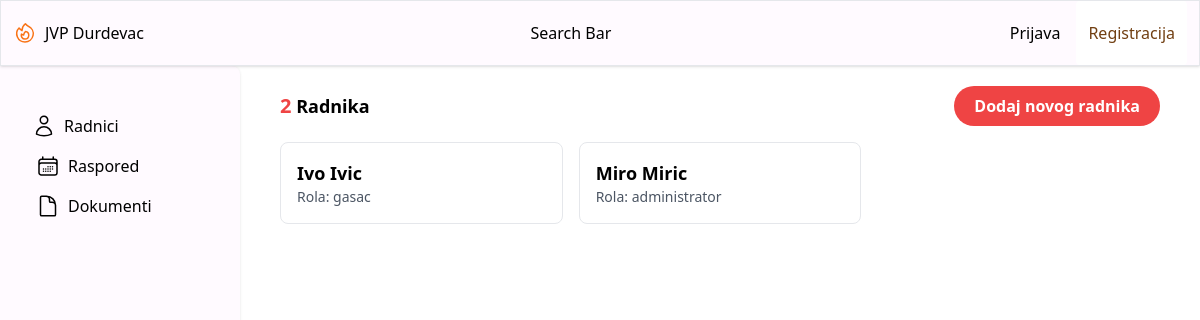
Before: /radnici/ with the older database file.
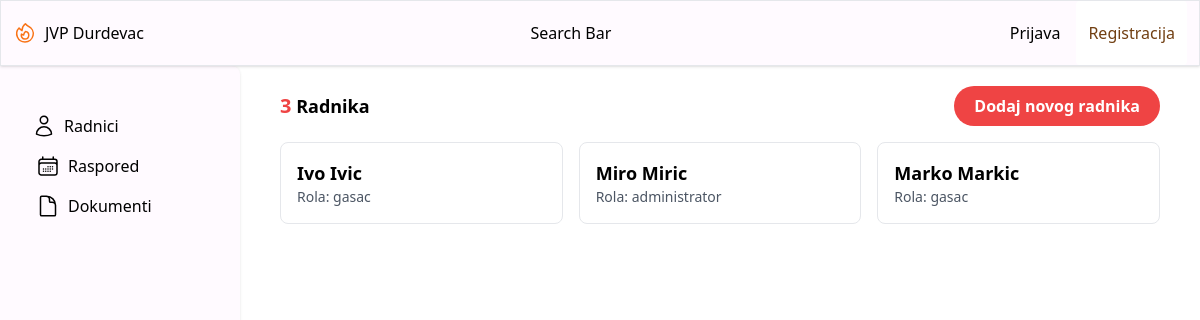
After: the same page with the newer database file.
### scheduler/models.py (models this page shows, shortened)
class Employee(models.Model):
    name = models.CharField(max_length=100)
    surname = models.CharField(max_length=100)
    role = models.CharField(max_length=100)
    group = models.CharField(max_length=100)

### scheduler/views.py (the view)
# urls.py: path('radnici/', radnici, name='radnici'),
def radnici(request):
    employees = Employee.objects.all()
    if request.method == 'POST':
        form = UserRegisterForm(request.POST)
        if form.is_valid():
            user = form.save()
            login(request, user)
            return redirect('landingPage')
    else:
        form = UserRegisterForm()
    context = {
        'form': form,
        'employees': employees,
    }
    return render(request, 'scheduler/radnici.html', context)

### scheduler/templates/scheduler/radnici.html (shortened to what this page needs)
{% extends "base.html" %}
{% block content %}
<body>
    <div class="flex justify-between items-center mb-4">
        <h2 class="text-lg font-semibold"><span class="text-xl text-red-500">{{ employees.count }}</span> Radnika</h2>
        <button class="modal-open bg-red-500 hover:bg-red-700 text-white font-bold py-2 px-5 rounded-full">Dodaj novog
            radnika</button>
    </div>
    <div class=" items-center mb-4container mx-auto">
        {% if employees %}
        <div class="grid grid-cols-1 md:grid-cols-2 lg:grid-cols-3 gap-4">
            {% for employee in employees %}
            <div class="p-4 border rounded-lg">
                <h3 class="text-lg font-semibold">{{ employee.name }} {{ employee.surname }}</h3>
                <p class="text-sm text-gray-600">Rola: {{ employee.role }}</p>
            </div>
            {% endfor %}
        </div>
        {% else %}
        <div class="text-center py-4">
            <p>Nema dostupnih radnika.</p>
        </div>
        {% endif %}
    </div>
</body>
{% endblock %}

Changed rows visible on the page:
added Employee: name "Marko", surname "Markic", role "gasac"
Other visible differences:
{{ employees.count }}: "2" → "3"
